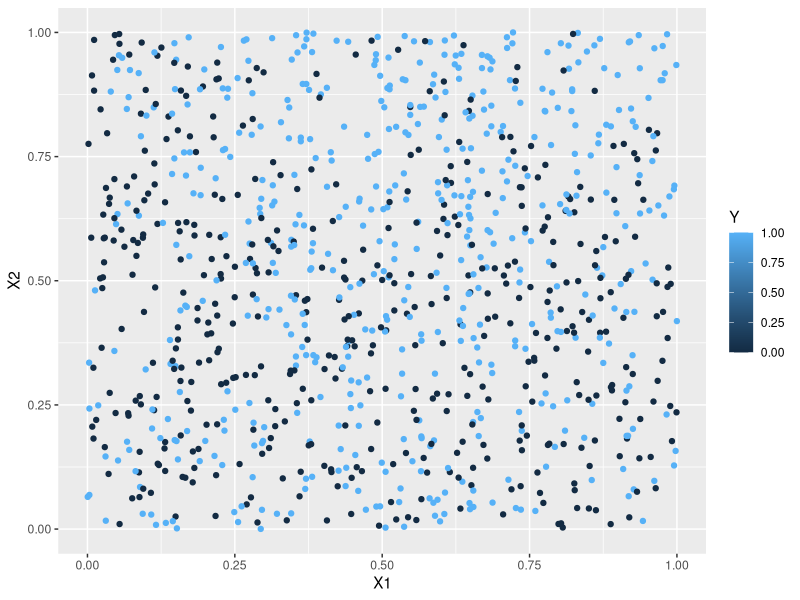

The R script that drew this image: (Note: this script raises an error after producing the figure.)
## ---- chunk 1
library(class)
suppressPackageStartupMessages(library(tidyverse))
## ---- chunk 2
#Generative model
set.seed(200) #setting a random seed so that we can
#reproduce everything exactly if we want to

generate_y <- function(x1,x2) { #two input parameters to generate the output y
  logit <- x1 -2*x2 -2*x1^2 + x2^2 + 3*x1*x2 +4*x1*x2^2 -3*x1^2*x2
  p <- exp(logit)/(1+exp(logit)) #apply the inverse logit function
  y <- rbinom(1,1,p) #y becomes a 0 (with prob 1-p) or a 1 with probability p
}
## ---- chunk 3
# Generate a training dataset with 1000 points
set.seed(200)
n = 1000
X1 <- runif(n,0,1)
X2 <- runif(n,0,1)

#I'm going to use a for loop to generate 1000 y's
Y <- rep(0,n) #initializing my Y to be a vector of 0's
for (i in 1:n) {
  Y[i] <- generate_y(X1[i],X2[i])
}

sum(Y) #How many 0's and 1's were predicted? In this
#training set, almost 53% were 1's. When n is very large
# about 51.5% of the Y's are 1's. That's really close to
# 50/50 so we shouldn't have issues with "imbalance"
# which is something we'll learn about later in the 
# semester.

training <- cbind(X1,X2,Y) #combining all of my variables into a training dataset
ggplot(data=training, aes(x=X1, y=X2, color=Y)) +
  geom_point()
## ---- chunk 4
# Create the training dataset as above using seed=200
# Create a testing dataset using seed=201, 202, 203, or 204

set.seed(201)
n = 1000

## ---- chunk 5

# creating testing set

set.seed(201)
X1 <- runif(1000,0,1)
X2 <- runif(1000,0,1)

Y <- rep(0,1000)
for (i in 1:1000) {
  Y[i] <- generate_y(X1[i],X2[i])
}

testingcorva <- cbind(X1, X2, Y)
testingcorva <- data.frame(testingcorva)

#my point is (0.25, 0.25)
corvapoint <- data.frame(X1=0.25, X2=0.25)
## ---- chunk 6
#fit logistic regression model

lrcorvafit <- glm(Y~X1+X2, data=data.frame(training), family="binomial")
lrcorvaprob <- predict(lrcorvafit, newdata=testingcorva, type="response")
lrcorvaclass <- testingcorva %>%
  mutate(classprob = lrcorvaprob,
         predclass = ifelse(classprob > 0.5, 1, 0))

lrcorvamisclass <- mean(lrcorvaclass$Y != lrcorvaclass$predclass)

table(lrcorvaclass$Y, lrcorvaclass$predclass)

lrsensitivity <- 365/(365+166)
lrspecificty <- 226/(226+243)

lrcorvapointprob <- predict(lrcorvafit, newdata=corvapoint, type="response")
lrcorvapoint <- ifelse(lrcorvapointprob > 0.5, 1, 0)
## ---- chunk 7
#fit LDA model

ldacorvafit <- lda(Y~X1+X2, data=data.frame(training))
ldacorvaprob <- predict(ldacorvafit, newdata=testingcorva, type="response")
ldacorvaclass <- ldacorvaprob$class

ldacorvamisclass <- mean(ldacorvaclass != testingcorva$Y)

table(testingcorva$Y, ldacorvaclass)

ldasensitivity <- 364/(364+167)
ldaspecificity <- 226/(226+243)

ldacorvapointprob <- predict(ldacorvafit, newdata=corvapoint)
ldacorvapoint <- ldacorvapointprob$class
## ---- chunk 8
#fit QDA model

qdacorvafit <- qda(Y~X1+X2, data=data.frame(training))
qdacorvaprob <- predict(qdacorvafit, newdata=testingcorva, type="response")
qdacorvaclass <- qdacorvaprob$class

qdacorvamisclass <- mean(qdacorvaclass != testingcorva$Y)

table(testingcorva$Y, qdacorvaclass)

qdasensitivity <- 306/(306+225)
qdaspecificity <- 314/(314+155)

qdacorvapointprob <- predict(qdacorvafit, newdata=corvapoint)
qdacorvapoint <- qdacorvapointprob$class
## ---- chunk 9
#fit naive Bayes
library(e1071)
nbcorvafit <- naiveBayes(Y~X1+X2, data = data.frame(training))
nbcorvaclass <- predict(nbcorvafit, newdata=testingcorva)

nbcorvamisclass <- mean(nbcorvaclass != testingcorva$Y)

table(testingcorva$Y, nbcorvaclass)

nbsensitivity <- 340/(340+191)
nbspecificity <- 284/(284+185)

nbcorvapoint <- predict(nbcorvafit, newdata=corvapoint)
## ---- chunk 10
#fit KNN with k=5 which is the optimal k from Lab0

knncorvafit <- knn(train = training[,1:2],
                   test = testingcorva[,1:2],
                   cl=training[,3],
                   k=5)

knncorvamisclass = 1-(sum(knncorvafit==testingcorva[,3])/length(testingcorva$Y))

table(testingcorva$Y, knncorvafit)

knnsensitivity <- 314/(314+217)
knnspecificity <- 254/(254+215)

knncorvapoint <- knn(train=training[,1:2],
                     test=corvapoint[,1:2],
                     cl=training[,3],
                     k=5)
## ---- chunk 11
# Table with all of the results
corvatab <- matrix(c(0.409,0.41,0.38,0.376,0.432,
                0.482,0.685,0.576,0.640,0.591,
                0.687,0.481,0.670,0.606,0.541,
                "1","1","1","1","1"),byrow=TRUE, nrow=4)
rownames(corvatab) <- c('Misclassification', 'Sensitivity', 'Specificity', 'Prediction')
colnames(corvatab) <- c('Logistic','LDA','QDA','Naive','KNN')
corvaresults <- data.frame(corvatab)
## ---- chunk 12
corvaresults
## ---- chunk 13
# Create the training dataset as above using seed=200
# Create a testing dataset using seed=201, 202, 203, or 204

set.seed(202)
n = 1000
X1 <- runif(n,0,1)
X2 <- runif(n,0,1)

Y <- rep(0,n)
for (i in 1:n) {
  Y[i] <- generate_y(X1[i],X2[i])
}

testing <- cbind(X1, X2, Y)
## ---- chunk 14
    training <- as.data.frame(training)
    testing <- as.data.frame(testing)
## ---- chunk 15
    #Logistic Regression Model
    logistic_model <- glm(Y~X1+X2, data=training, family="binomial")

    logistic_prob <- predict(logistic_model, newdata=testing, type="response")

    testing_logistic <- testing%>%
      mutate(logistic_prob = logistic_prob,
             logistic_pred = ifelse(logistic_prob > 0.5, 1, 0))

    #Misclassification Rate
    mean(testing_logistic$logistic_pred != testing_logistic$Y)

    #Confusion Matrix
    glm.probs<-predict(logistic_model,testing, type="response")
    glm.predicts<-factor(ifelse(glm.probs > 0.5,"1", "0"))
    Y2_factor <- as.factor(testing_logistic$Y)

    confusionMatrix(glm.predicts, Y2_factor,
                    positive="1")

    #Prediction for point (0.25, 0.75)
    point <- data.frame(X1=c(0.25), X2=c(0.75))

    logistic_point <- predict(logistic_model, point, type="response")
    logistic_point
## ---- chunk 16
#Linear Discriminant Analysis

lda_model <- lda(Y~X1+X2, data=training)

lda_pred <- predict(lda_model, testing)

#Misclassification Rate
lda_predictions <- lda_pred$class

actual <- as.factor(testing$Y)

mean(lda_predictions != actual)

#Confusion Matrix
confusionMatrix(lda_predictions, actual, positive="1")

#Prediction for (0.25, 0.75)
lda_point <- predict(lda_model, point)
lda_point
## ---- chunk 17
#Quadratic Discriminant Analysis

qda_model <- qda(Y~X1+X2, data=training)

qda_pred <- predict(qda_model, testing)

#Misclassification Rate
mean(qda_pred$class != actual)

#Confusion Matrix
confusionMatrix(qda_pred$class, actual, positive="1")

#Prediction for (0.25, 0.75)
qda_point <- predict(qda_model, point)
qda_point
## ---- chunk 18
#Naive Bayes
library("e1071")

bayes_naive <- naiveBayes(Y~X1+X2, data=training)

naive_pred <- predict(bayes_naive, newdata=testing)

#Confusion Matrix
cm <- table(actual, naive_pred)

confusionMatrix(cm, positive="1")

#Prediction for (0.25, 0.75)

naive_point <- predict(bayes_naive, point)
naive_point
## ---- chunk 19
#KNN with Optimal K
#Find Optimal k with seed 202
set.seed(202)
vals <- rep(0,50)

misclass_rate <- function(predictions, truth) {
  1-(sum(predictions == truth)/length(predictions))
}

for(i in 1:50){
 preds <- knn(train=training[,1:2], test=testing[,1:2], cl=training[,3], k=i) 
 vals[i] <- misclass_rate(preds, testing[[3]])
}
optimal_k <- which.min(vals)

knn_model <- knn(train=training[,1:2], test=testing[,1:2], cl=training[,3],
                 k=optimal_k)

#Mislclassification Rate
vals[47]

#Confusion Matrix

confusionMatrix(knn_model, actual, positive="1")

#Predicton for (0.25, 0.75)

knn_point <- knn(train = training[,1:2], test=point[,1:2], cl=training[,3], 
    k=optimal_k)
knn_point
## ---- chunk 20
# Table with all of the results
tab <- matrix(c(0.412,0.413,0.38,0.392,0.381,
                0.657,0.655,0.549,0.612,0.571,
                0.519,0.519,0.691,0.604,0.665,
                1,1,1,1,1),byrow=TRUE, nrow=4)
rownames(tab) <- c('Misclass.', 'Sensitivity', 'Specificity', 'Prediction')
colnames(tab) <- c('Logistic','LDA','QDA','Naive','KNN')
results <- data.frame(tab)
results
## ---- chunk 21
# Model Performance Summarization

yes <- results <- data.frame(
  Model = c("Logistic", "LDA", "QDA", "Naive Bayes", "KNN"),
  Misclassification = c(0.412,0.413,0.38,0.392,0.381,0.409,0.41,0.38,0.376,0.432),
  Sensitivity = c(0.657,0.655,0.549,0.612,0.571,0.482,0.685,0.576,0.640,0.591),
  Specificity = c(0.519,0.519,0.691,0.604,0.665,0.687,0.481,0.670,0.606,0.541))

library(tidyr)
library(dplyr)
library(ggplot2)

yes_long <- yes %>%
  pivot_longer(
    cols = -Model,
    names_to = "Metric",
    values_to = "Value"
  )

ggplot(yes_long, aes(x = Value, y = Model, color=Metric)) +
  geom_point(size = 3) +
  facet_wrap(~Metric, scales = "free_x") +
  scale_color_manual(values = c(
    "Misclassification" = "red",
    "Sensitivity" = "blue",
    "Specificity" = "darkgreen"
  ))+
  theme_minimal()

